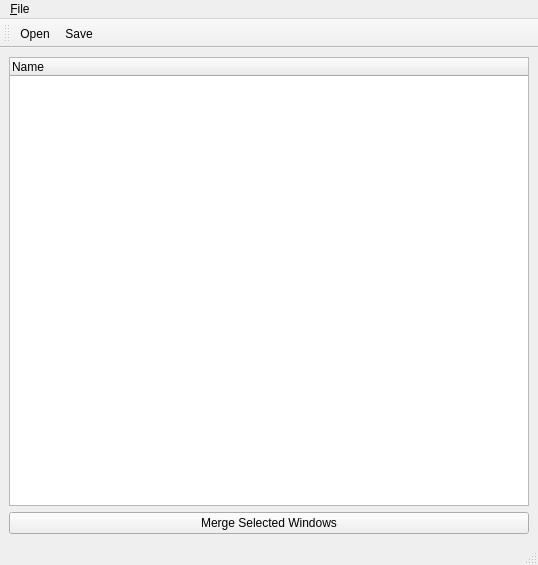
<?xml version="1.0" encoding="UTF-8"?>
<ui version="4.0">
 <class>MainWindow</class>
 <widget class="QMainWindow" name="MainWindow">
  <property name="geometry">
   <rect>
    <x>0</x>
    <y>0</y>
    <width>538</width>
    <height>565</height>
   </rect>
  </property>
  <property name="windowTitle">
   <string>MainWindow</string>
  </property>
  <widget class="QWidget" name="centralwidget">
   <layout class="QVBoxLayout" name="verticalLayout">
    <item>
     <widget class="QTreeWidget" name="tree">
      <column>
       <property name="text">
        <string>Name</string>
       </property>
      </column>
     </widget>
    </item>
    <item>
     <widget class="QPushButton" name="mergeButton">
      <property name="text">
       <string>Merge Selected Windows</string>
      </property>
     </widget>
    </item>
   </layout>
  </widget>
  <widget class="QMenuBar" name="menubar">
   <property name="geometry">
    <rect>
     <x>0</x>
     <y>0</y>
     <width>538</width>
     <height>23</height>
    </rect>
   </property>
   <widget class="QMenu" name="menu_File">
    <property name="title">
     <string>&amp;File</string>
    </property>
    <addaction name="action_Open"/>
    <addaction name="action_Save"/>
    <addaction name="separator"/>
    <addaction name="actionE_xit"/>
   </widget>
   <addaction name="menu_File"/>
  </widget>
  <widget class="QStatusBar" name="statusbar"/>
  <widget class="QToolBar" name="toolBar">
   <property name="windowTitle">
    <string>toolBar</string>
   </property>
   <attribute name="toolBarArea">
    <enum>TopToolBarArea</enum>
   </attribute>
   <attribute name="toolBarBreak">
    <bool>false</bool>
   </attribute>
   <addaction name="action_Open"/>
   <addaction name="action_Save"/>
  </widget>
  <action name="action_Open">
   <property name="text">
    <string>&amp;Open</string>
   </property>
   <property name="shortcut">
    <string>Ctrl+O</string>
   </property>
  </action>
  <action name="action_Save">
   <property name="text">
    <string>&amp;Save</string>
   </property>
   <property name="shortcut">
    <string>Ctrl+S</string>
   </property>
  </action>
  <action name="actionE_xit">
   <property name="text">
    <string>E&amp;xit</string>
   </property>
   <property name="shortcut">
    <string>Ctrl+Q</string>
   </property>
  </action>
 </widget>
 <resources/>
 <connections/>
</ui>
